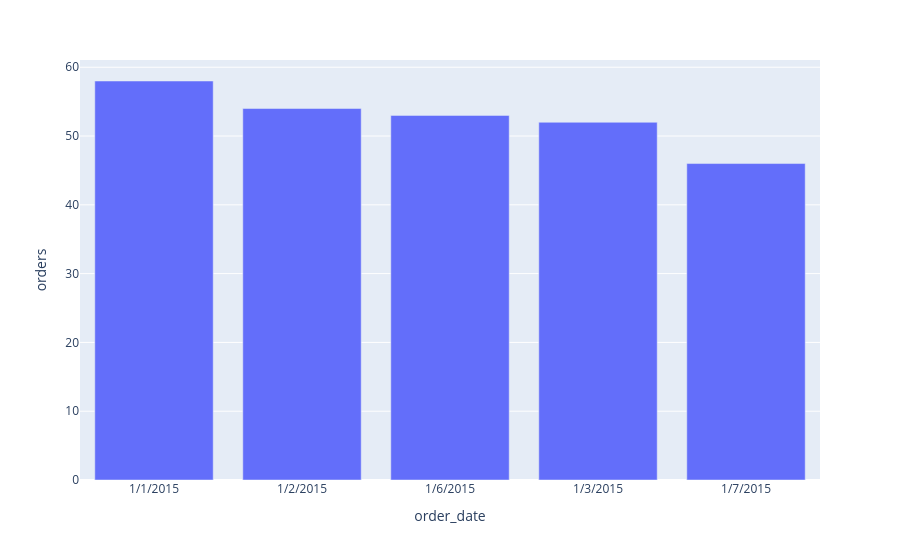

Notebook source saved alongside this figure:
### Code cell
px.bar(top5_dates,x='order_date', y='orders')

### Figure 1 — Plotly figure (JSON) as saved in the notebook; plotly's stock layout.template omitted (floating-point values rounded to 4 significant figures)
{"data": [{"hovertemplate": "order_date=%{x}<br>orders=%{y}<extra></extra>", "legendgroup": "", "marker": {"color": "#636efa", "pattern": {"shape": ""}}, "name": "", "orientation": "v", "showlegend": false, "textposition": "auto", "type": "bar", "x": ["1/1/2015", "1/2/2015", "1/6/2015", "1/3/2015", "1/7/2015"], "xaxis": "x", "y": [58, 54, 53, 52, 46], "yaxis": "y"}], "layout": {"barmode": "relative", "legend": {"tracegroupgap": 0}, "margin": {"t": 60}, "xaxis": {"anchor": "y", "domain": [0, 1], "title": {"text": "order_date"}}, "yaxis": {"anchor": "x", "domain": [0, 1], "title": {"text": "orders"}}}}
